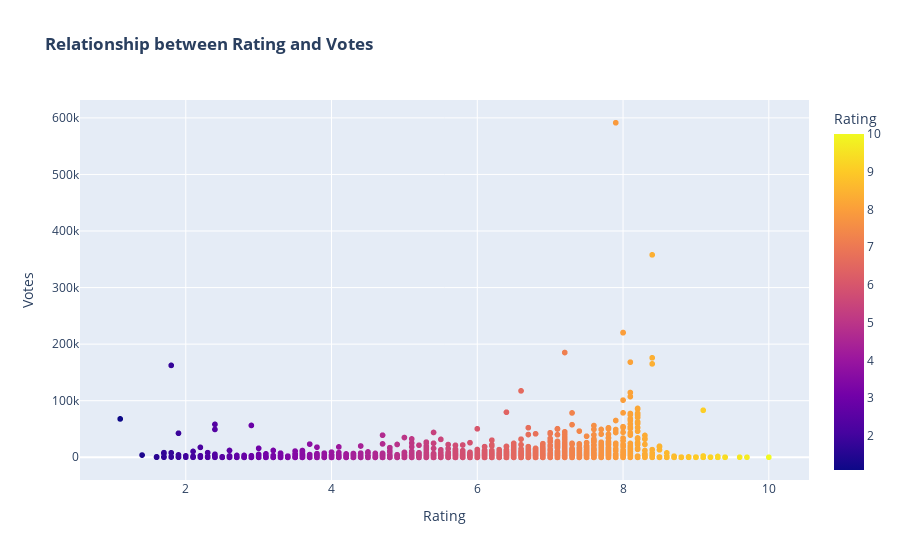

Here is the notebook cell this chart was saved with:
### Code cell
#use plotly to generate a scatter plot of the relationship between the Rating and the Votes of the movies
import plotly.express as px
px.scatter(df, x='Rating', y='Votes',color='Rating',color_continuous_scale='Plasma', title='<b>Relationship between Rating and Votes')

### Figure 1 — Plotly figure (JSON) as saved in the notebook; plotly's stock layout.template omitted (floating-point values rounded to 4 significant figures; data arrays with more than 128 entries replaced by an {"elided": "..."} marker saying what was removed)
{"data": [{"hovertemplate": "Rating=%{marker.color}<br>Votes=%{y}<extra></extra>", "legendgroup": "", "marker": {"color": {"elided": "7919 float values"}, "coloraxis": "coloraxis", "symbol": "circle"}, "mode": "markers", "name": "", "showlegend": false, "type": "scattergl", "x": {"elided": "7919 float values"}, "xaxis": "x", "y": {"elided": "7919 int values"}, "yaxis": "y"}], "layout": {"coloraxis": {"colorbar": {"title": {"text": "Rating"}}, "colorscale": [[0, "#0d0887"], [0.1111, "#46039f"], [0.2222, "#7201a8"], [0.3333, "#9c179e"], [0.4444, "#bd3786"], [0.5556, "#d8576b"], [0.6667, "#ed7953"], [0.7778, "#fb9f3a"], [0.8889, "#fdca26"], [1, "#f0f921"]]}, "legend": {"tracegroupgap": 0}, "title": {"text": "<b>Relationship between Rating and Votes"}, "xaxis": {"anchor": "y", "domain": [0, 1], "title": {"text": "Rating"}}, "yaxis": {"anchor": "x", "domain": [0, 1], "title": {"text": "Votes"}}}}
